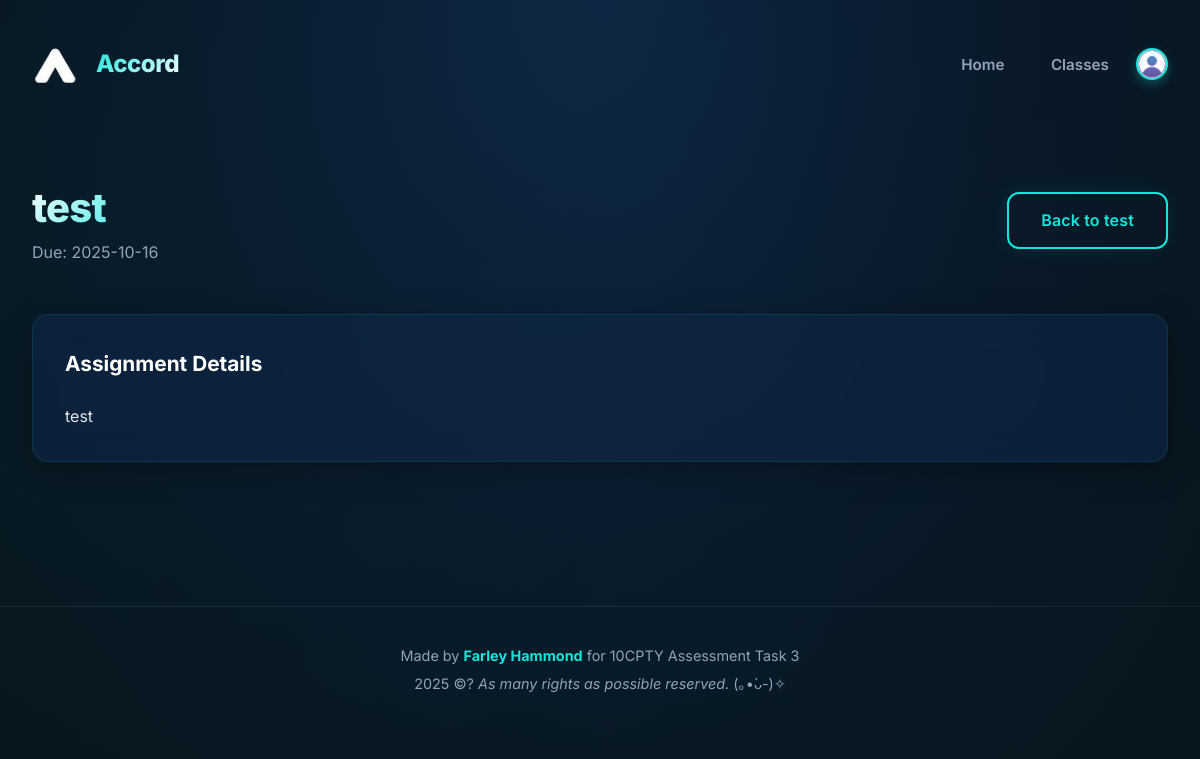
The page /assignment/1 (signed in) on the database as committed earlier.
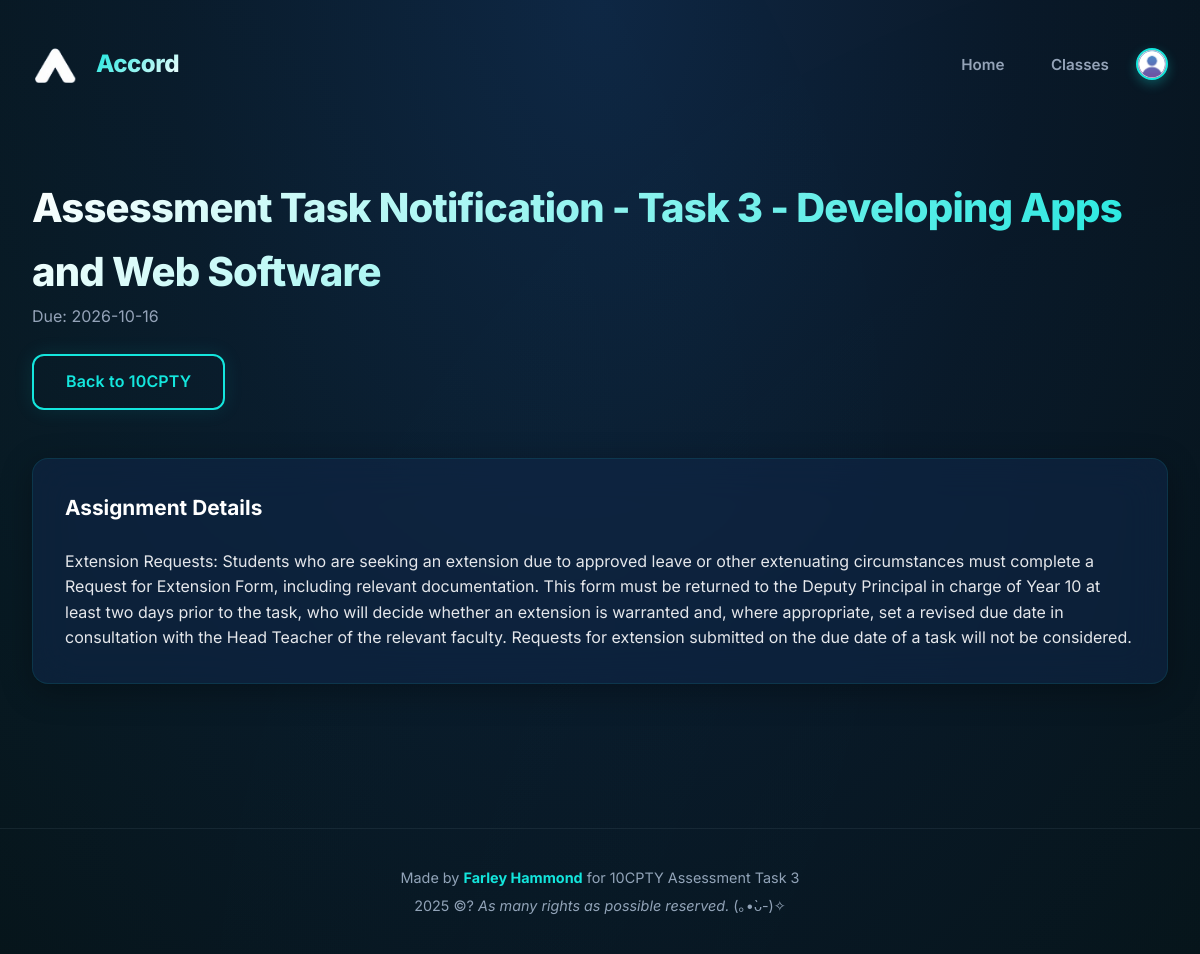
The same page on the database as committed later.
### tables this page shows
CREATE TABLE assignments (
        assignmentID INTEGER PRIMARY KEY AUTOINCREMENT,
        classID INTEGER NOT NULL,
        title TEXT NOT NULL,
        description TEXT,
        dueDate DATE NOT NULL,
        FOREIGN KEY (classID) REFERENCES classes(classID)
    );

CREATE TABLE classes (
        classID INTEGER PRIMARY KEY AUTOINCREMENT,
        className TEXT NOT NULL,
        code TEXT UNIQUE NOT NULL,
        teacherID INTEGER NOT NULL,
        description TEXT,
        FOREIGN KEY (teacherID) REFERENCES users(userID)
    );

### main.py (the view)
@app.route("/assignment/<int:assignment_id>")
def assignment_detail(assignment_id):
    user = logged_in_user()
    assignment = db.get_assignment_by_id(assignment_id)
    if not assignment:
        flash("Assignment not found", "danger")
        return redirect(url_for("classes"))
    c = db.get_class_by_id(assignment[1])
    submissions = db.get_submissions_for_assignment(assignment_id)
    total_students = len(db.list_students_in_class(assignment[1]))
    my_submission = None
    if user and user["role"] == "student":
        my_submission = db.get_submission_by_student(assignment_id, user["id"])
    return render_template("assignment_detail.html",
                           assignment=assignment, class_row=c,
                           submissions=submissions, my_submission=my_submission,
                           user=user, total_students=total_students)

### database_manager.py (called while the page is built)
def get_connection():
    con = sql.connect(DB_PATH)
    con.execute("PRAGMA foreign_keys = ON;")
    return con

def get_class_by_id(classID):
    con = get_connection()
    cur = con.cursor()
    cur.execute("SELECT * FROM classes WHERE classID = ?", (classID,))
    c = cur.fetchone()
    con.close()
    return c

def list_students_in_class(classID):
    con = get_connection()
    cur = con.cursor()
    cur.execute("""
        SELECT u.userID, u.name, u.email, u.avatar
        FROM users u
        JOIN enrollments e ON u.userID = e.studentID
        WHERE e.classID = ?
    """, (classID,))
    rows = cur.fetchall()
    con.close()
    return rows

def get_assignment_by_id(assignmentID):
    con = get_connection()
    cur = con.cursor()
    cur.execute("SELECT * FROM assignments WHERE assignmentID = ?", (assignmentID,))
    row = cur.fetchone()
    con.close()
    return row

def get_submissions_for_assignment(assignmentID):
    con = get_connection()
    cur = con.cursor()
    cur.execute("""
        SELECT
            s.submissionID,
            s.assignmentID,
            s.studentID,
            s.fileLink,
            s.submittedAt,
            s.grade,
            s.feedback,
            u.userID,
            u.name as student_name,
            u.email as student_email,
            u.avatar
        FROM submissions s
        JOIN users u ON s.studentID = u.userID
        WHERE s.assignmentID = ?
        ORDER BY s.submittedAt DESC
    """, (assignmentID,))
    rows = cur.fetchall()
    con.close()
    return rows

def get_unread_message_count(userID):
    con = get_connection()
    cur = con.cursor()
    cur.execute("""
        SELECT COUNT(*)
        FROM dm_messages m
        JOIN dm_participants p ON m.threadID = p.threadID
        WHERE p.userID = ?
        AND m.senderID != ?
        AND m.timestamp > COALESCE(p.lastRead, '1970-01-01')
    """, (userID, userID))
    count = cur.fetchone()[0]
    con.close()
    return count

### main.py (called while the page is built)
def logged_in_user():
    return session.get("user")

@app.context_processor
def inject_unread_count():
    user = logged_in_user()
    if user:
        unread_count = db.get_unread_message_count(user["id"])
        return dict(unread_count=unread_count)
    return dict(unread_count=0)

### templates/assignment_detail.html (shortened to what this page needs)
{% extends "layout.html" %}
{% block content %}
  <div class="page">
    <div class="page-header">
      <div>
        <h1>{{ assignment[2] }}</h1>
        <p class="muted">Due: {{ assignment[4] }}</p>
      </div>
      <a class="btn ghost" href="{{ url_for('class_detail', class_id=class_row[0]) }}">Back to {{ class_row[1] }}</a>
    </div>
    <div class="card">
      <h3>Assignment Details</h3>
      <p style="margin-top:0.5rem;">{{ assignment[3] or "No description provided." }}</p>
    </div>
  </div>
{% endblock %}

### templates/layout.html (shortened to what this page needs)
<!DOCTYPE html>
<html lang="en">
  <head>
    <link rel="stylesheet" href="{{ url_for('static', filename='css/style.css') }}" />
  </head>
  <body>
    <main>
      {% include "partials/menu.html" %}
      {% block content %}{% endblock %}
    </main>
  </body>
  <footer class="app-footer">
  <p>Made by <strong>Farley Hammond</strong> for 10CPTY Assessment Task 3</p>
  <p class="footer-year">{{ now.year }} ©? <i>As many rights as possible reserved. </i>(｡•̀ᴗ-)✧</p>
</footer>
</html>

### templates/partials/menu.html (shortened to what this page needs)
<nav>
  <div class="nav-left" style="display: flex; align-items: center;">
    <img src="{{ url_for('static', filename='images/favicon.png') }}" alt="Logo" />
    <h1>Accord</h1>
  </div>
  <ul class="topnav">
    <li><a href="{{ url_for('index') }}">Home</a></li>
    {% if session.get('user') %}
      <li><a href="{{ url_for('classes') }}">Classes</a></li>
      <li class="profile-dropdown">
        <button class="profile-button" onclick="toggleProfileDropdown(event)">
          <img class="avatar small" src="{{ session['user']['avatar'] or url_for('static', filename='images/default_avatar.png') }}" alt="Profile" />
        </button>
      </li>
    {% else %}
      <li><a href="{{ url_for('login') }}">Login</a></li>
      <li><a href="{{ url_for('signup') }}">Sign Up</a></li>
    {% endif %}
  </ul>
</nav>

Rows that differ between the two databases and show on the page:
changed assignments: title "test" → "Assessment Task Notification - Task 3 - Developing Apps and Web Software"; dueDate "2025-10-16" → "2026-10-16"; description "test" → "Extension Requests: Students who are seeking an extension due to approved leave or other extenuating circumstances must complete a Request for Extension Form, including relevant documentation. This form must be returned to the Deputy Principal in charge of Year 10 at least two days prior to the task, who will decide whether an extension is warranted and, where appropriate, set a revised due date in consultation with the Head Teacher of the relevant faculty. Requests for extension submitted on the due date of a task will not be considered."
changed classes: className "test" → "10CPTY"
